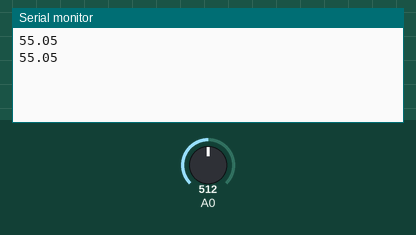
Bench run of a sketch on a simulated Arduino Uno, built with avr-gcc and run on an emulated ATmega328P. Shown: the last lines printed to the serial monitor. The inputs (shaded band) are chosen by the test bench; at power-on: A0 = 512.

Above: at 1.8 s.
1.9 s: A0 set to 716
At 2.8 s:
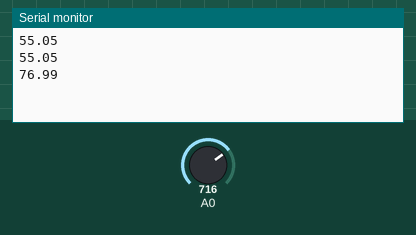
3.4 s: A0 set to 900
At 4.7 s:
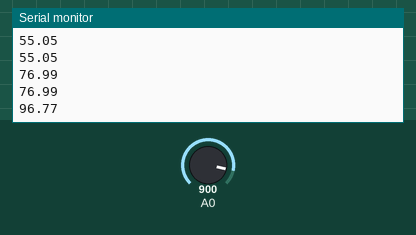
Timing chart, 0 to 6.4 s (numbered marks = the images above; inputs shaded):
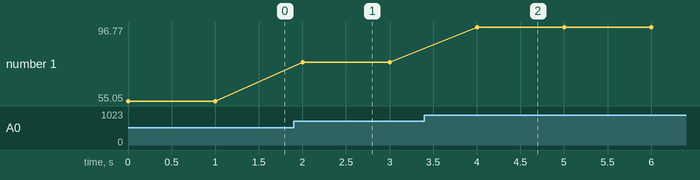

Measured:
- after the input at 1.9 s, the serial monitor: prints a new line after 0.10 s (image 1)
- after the input at 3.4 s, the serial monitor: prints a new line after 0.60 s (image 2)
- plotted number 1: 55.05 → 76.99 after the input at 1.9 s, 76.99 → 96.77 after the input at 3.4 s

The sketch:

temp_sensor.ino
```cpp
void setup()
{
    Serial.begin(9600);
    analogReference(INTERNAL); //an built-in reference, equal to 1.1 volts
}

void loop()
{
    int value = analogRead(A0);
    float voltage = value*1.1/1023;
    float temp = voltage*100; // 10mV/C
    Serial.println(temp);

    delay(1000);
}
```
